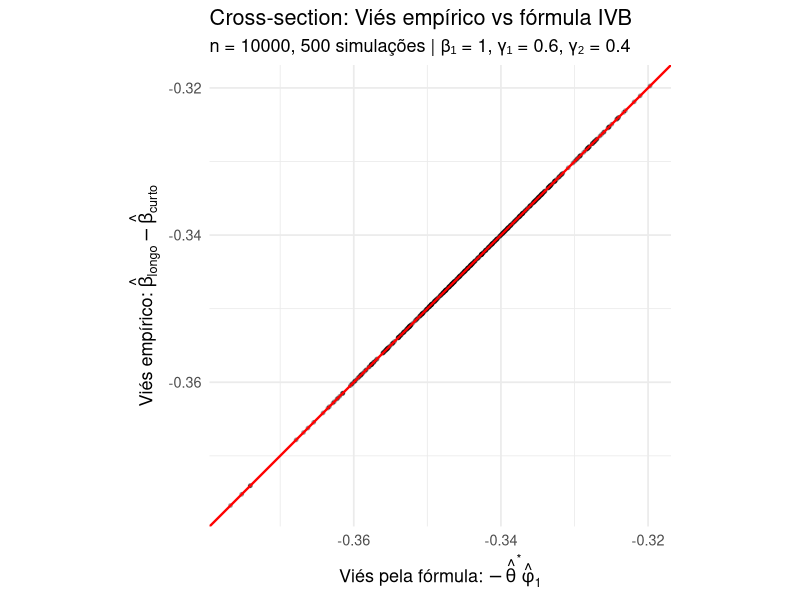
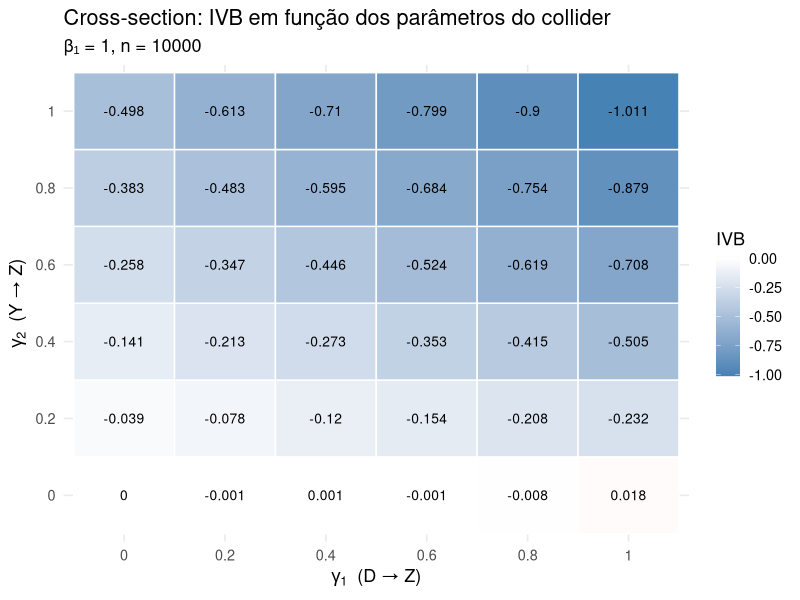
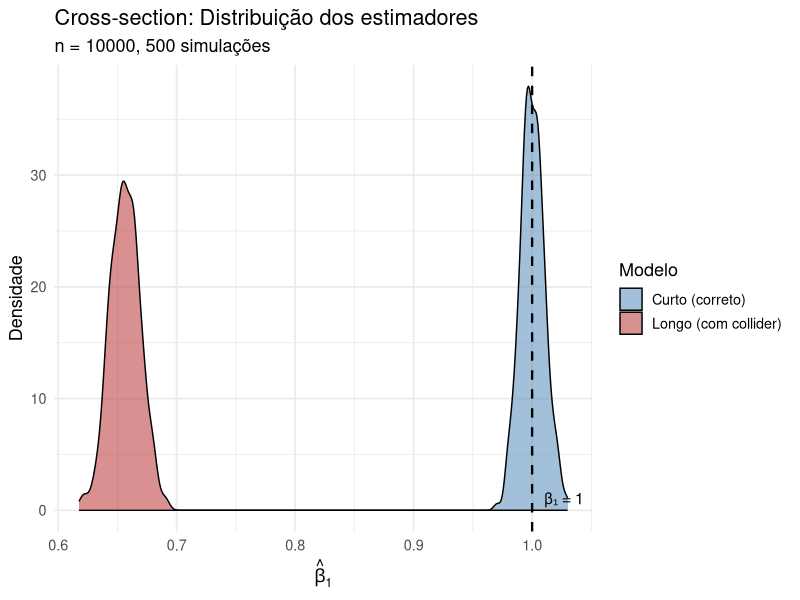
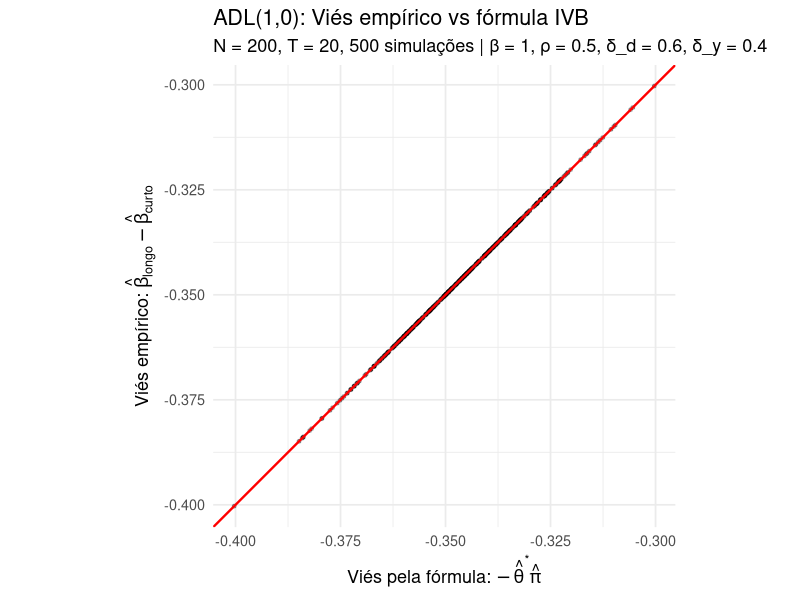
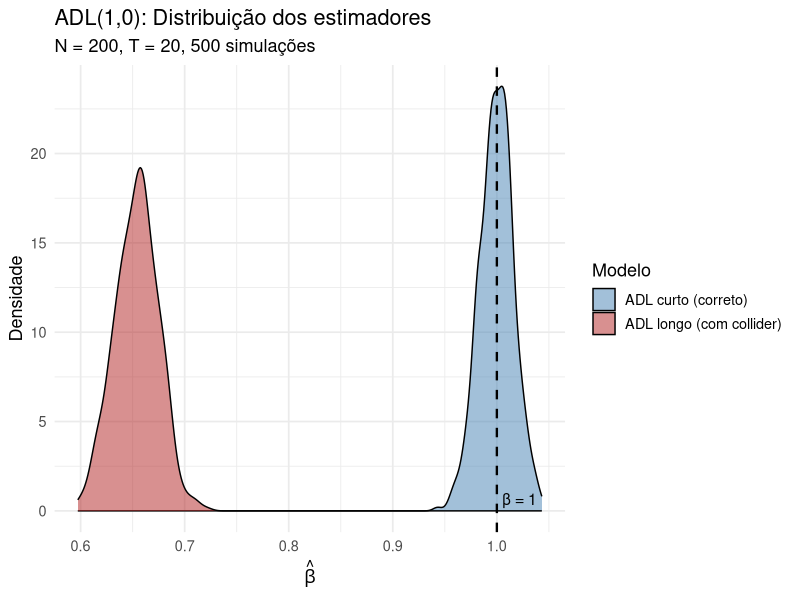
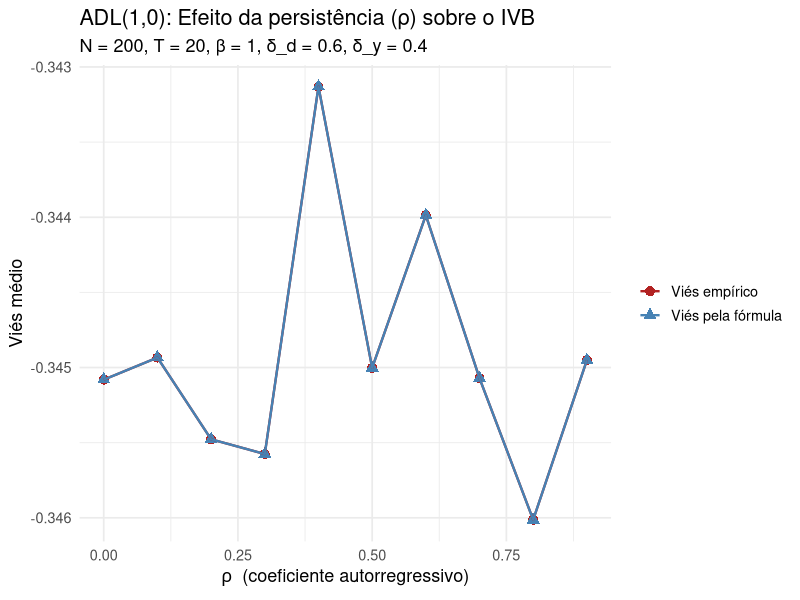
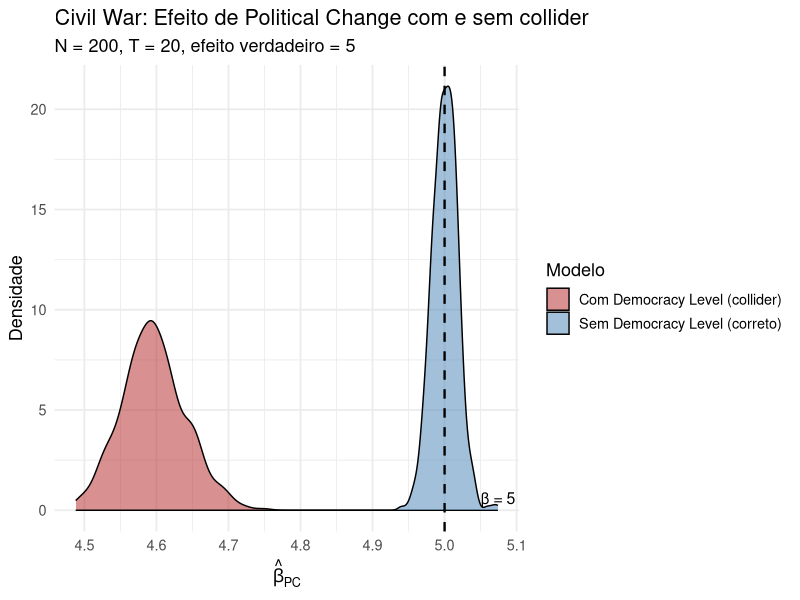
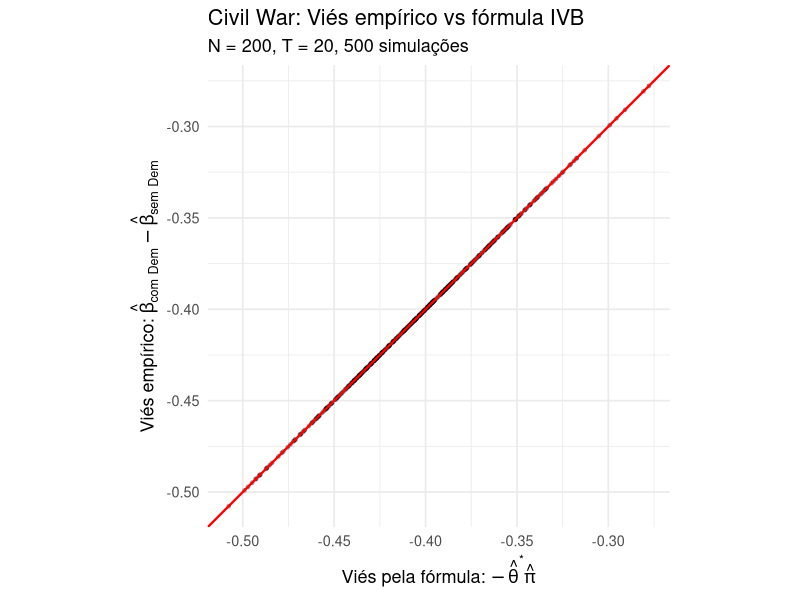

Write the R code that produced these figures, in order.
# =============================================================================
# Simulações completas do IVB — Cross-section e ADL
# Manoel Galdino
#
# NOTE: The authoritative source for paper results is the Rmd file.
# This script is a standalone version of the simulations for convenience.
#
# IMPORTANT: This script assumes the working directory is the project root
# (where the .Rproj file lives). When opened in RStudio via the .Rproj file,
# the working directory is set automatically. All ggsave() calls use relative
# paths under "plots/".
# =============================================================================

library(ggplot2)
library(dplyr)
library(tidyr)

theme_set(theme_minimal(base_size = 13))

# =============================================================================
# PARTE 1: CROSS-SECTION — Validação da fórmula IVB
# =============================================================================

## 1A) Simulação única: viés teórico vs empírico ---------------------------------

set.seed(42)
n <- 10000
nsim <- 500

beta1_true <- 1
gamma1 <- 0.6  # D -> Z
gamma2 <- 0.4  # Y -> Z

results_cs <- data.frame(
  sim = 1:nsim,
  beta_short = NA,
  beta_long = NA,
  bias_empirico = NA,
  bias_formula = NA
)

for (i in 1:nsim) {
  D <- rnorm(n)
  e <- rnorm(n)
  u <- rnorm(n)

  Y <- beta1_true * D + e
  Z <- gamma1 * D + gamma2 * Y + u  # collider

  mod_short <- lm(Y ~ D)
  mod_long  <- lm(Y ~ D + Z)
  mod_aux   <- lm(Z ~ D)

  theta_star <- coef(mod_long)["Z"]
  phi1       <- coef(mod_aux)["D"]

  results_cs$beta_short[i]    <- coef(mod_short)["D"]
  results_cs$beta_long[i]     <- coef(mod_long)["D"]
  results_cs$bias_empirico[i] <- coef(mod_long)["D"] - coef(mod_short)["D"]
  results_cs$bias_formula[i]  <- -theta_star * phi1
}

# Plot 1A: Viés empírico vs fórmula (scatter)
p1a <- ggplot(results_cs, aes(x = bias_formula, y = bias_empirico)) +
  geom_point(alpha = 0.3, size = 1) +
  geom_abline(intercept = 0, slope = 1, color = "red", linewidth = 0.8) +
  labs(
    title = "Cross-section: Viés empírico vs fórmula IVB",
    subtitle = paste0("n = ", n, ", ", nsim, " simulações | β₁ = ", beta1_true,
                      ", γ₁ = ", gamma1, ", γ₂ = ", gamma2),
    x = expression("Viés pela fórmula: " * -hat(theta)^"*" * hat(phi)[1]),
    y = expression("Viés empírico: " * hat(beta)["longo"] - hat(beta)["curto"])
  ) +
  coord_equal()

ggsave("plots/cs_bias_scatter.png", p1a, width = 7, height = 6, dpi = 150)


## 1B) Variando γ₁ e γ₂: como o IVB muda ----------------------------------------

grid_params <- expand.grid(
  gamma1 = seq(0, 1, by = 0.2),
  gamma2 = seq(0, 1, by = 0.2)
)

set.seed(123)
n <- 10000

grid_results <- grid_params %>%
  rowwise() %>%
  mutate(
    bias = {
      D <- rnorm(n)
      e <- rnorm(n)
      u <- rnorm(n)
      Y <- beta1_true * D + e
      Z <- gamma1 * D + gamma2 * Y + u

      mod_long <- lm(Y ~ D + Z)
      mod_aux  <- lm(Z ~ D)

      theta_star <- coef(mod_long)["Z"]
      phi1       <- coef(mod_aux)["D"]

      -theta_star * phi1
    }
  ) %>%
  ungroup()

# Plot 1B: Heatmap do IVB em função de γ₁ e γ₂
p1b <- ggplot(grid_results, aes(x = factor(gamma1), y = factor(gamma2), fill = bias)) +
  geom_tile(color = "white", linewidth = 0.5) +
  geom_text(aes(label = round(bias, 3)), size = 3.5) +
  scale_fill_gradient2(low = "steelblue", mid = "white", high = "firebrick",
                       midpoint = 0, name = "IVB") +
  labs(
    title = "Cross-section: IVB em função dos parâmetros do collider",
    subtitle = paste0("β₁ = ", beta1_true, ", n = ", n),
    x = expression(gamma[1] ~ " (D → Z)"),
    y = expression(gamma[2] ~ " (Y → Z)")
  )

ggsave("plots/cs_bias_heatmap.png", p1b, width = 7, height = 6, dpi = 150)


## 1C) Distribuição do estimador longo vs curto -----------------------------------

p1c <- results_cs %>%
  select(sim, beta_short, beta_long) %>%
  pivot_longer(-sim, names_to = "modelo", values_to = "beta") %>%
  mutate(modelo = ifelse(modelo == "beta_short", "Curto (correto)", "Longo (com collider)")) %>%
  ggplot(aes(x = beta, fill = modelo)) +
  geom_density(alpha = 0.5) +
  geom_vline(xintercept = beta1_true, linetype = "dashed", linewidth = 0.8) +
  annotate("text", x = beta1_true + 0.01, y = 0, label = paste0("β₁ = ", beta1_true),
           hjust = 0, vjust = -0.5, size = 4) +
  labs(
    title = "Cross-section: Distribuição dos estimadores",
    subtitle = paste0("n = ", n, ", ", nsim, " simulações"),
    x = expression(hat(beta)[1]),
    y = "Densidade",
    fill = "Modelo"
  ) +
  scale_fill_manual(values = c("Curto (correto)" = "steelblue",
                                "Longo (com collider)" = "firebrick"))

ggsave("plots/cs_distribuicao.png", p1c, width = 8, height = 5, dpi = 150)


# =============================================================================
# PARTE 2: ADL(1,0) — Validação da fórmula IVB com dinâmica
# =============================================================================

## Função para simular painel ADL com collider -----------------------------------

sim_adl_panel <- function(N, T_periods, beta, rho, delta_d, delta_y,
                          seed = NULL) {
  # N: número de unidades
  # T_periods: períodos
  # beta: efeito causal de D sobre Y
  # rho: coeficiente autorregressivo
  # delta_d: D -> Z (direto)
  # delta_y: Y -> Z (collider)

  if (!is.null(seed)) set.seed(seed)

  # Pré-alocar
  Y <- matrix(NA, N, T_periods)
  D <- matrix(rnorm(N * T_periods), N, T_periods)
  Z <- matrix(NA, N, T_periods)

  # Período inicial
  Y[, 1] <- rnorm(N)
  Z[, 1] <- delta_d * D[, 1] + delta_y * Y[, 1] + rnorm(N)

  # Simular
  for (t in 2:T_periods) {
    Y[, t] <- rho * Y[, t-1] + beta * D[, t] + rnorm(N)
    Z[, t] <- delta_d * D[, t] + delta_y * Y[, t] + rnorm(N)
  }

  # Montar data.frame (usar t >= 2 para ter lag)
  df <- data.frame(
    id = rep(1:N, each = (T_periods - 1)),
    t  = rep(2:T_periods, times = N),
    Y  = as.vector(Y[, 2:T_periods]),
    D  = as.vector(D[, 2:T_periods]),
    Z  = as.vector(Z[, 2:T_periods]),
    Y_lag = as.vector(Y[, 1:(T_periods - 1)])
  )

  return(df)
}


## 2A) Simulação Monte Carlo: validação da fórmula ADL --------------------------

set.seed(99)
nsim <- 500
N <- 200
T_periods <- 20
beta_true <- 1
rho_true <- 0.5
delta_d <- 0.6
delta_y <- 0.4

results_adl <- data.frame(
  sim = 1:nsim,
  beta_short = NA,
  beta_long = NA,
  bias_empirico = NA,
  bias_formula = NA
)

for (i in 1:nsim) {
  df <- sim_adl_panel(N, T_periods, beta_true, rho_true, delta_d, delta_y)

  mod_short <- lm(Y ~ D + Y_lag, data = df)
  mod_long  <- lm(Y ~ D + Y_lag + Z, data = df)
  mod_aux   <- lm(Z ~ D + Y_lag, data = df)

  theta_star <- coef(mod_long)["Z"]
  pi_hat     <- coef(mod_aux)["D"]

  results_adl$beta_short[i]    <- coef(mod_short)["D"]
  results_adl$beta_long[i]     <- coef(mod_long)["D"]
  results_adl$bias_empirico[i] <- coef(mod_long)["D"] - coef(mod_short)["D"]
  results_adl$bias_formula[i]  <- -theta_star * pi_hat
}

# Plot 2A: Scatter viés empírico vs fórmula ADL
p2a <- ggplot(results_adl, aes(x = bias_formula, y = bias_empirico)) +
  geom_point(alpha = 0.3, size = 1) +
  geom_abline(intercept = 0, slope = 1, color = "red", linewidth = 0.8) +
  labs(
    title = "ADL(1,0): Viés empírico vs fórmula IVB",
    subtitle = paste0("N = ", N, ", T = ", T_periods, ", ", nsim,
                      " simulações | β = ", beta_true, ", ρ = ", rho_true,
                      ", δ_d = ", delta_d, ", δ_y = ", delta_y),
    x = expression("Viés pela fórmula: " * -hat(theta)^"*" * hat(pi)),
    y = expression("Viés empírico: " * hat(beta)["longo"] - hat(beta)["curto"])
  ) +
  coord_equal()

ggsave("plots/adl_bias_scatter.png", p2a, width = 7, height = 6, dpi = 150)


## 2B) Distribuição dos estimadores ADL ------------------------------------------

p2b <- results_adl %>%
  select(sim, beta_short, beta_long) %>%
  pivot_longer(-sim, names_to = "modelo", values_to = "beta") %>%
  mutate(modelo = ifelse(modelo == "beta_short", "ADL curto (correto)",
                         "ADL longo (com collider)")) %>%
  ggplot(aes(x = beta, fill = modelo)) +
  geom_density(alpha = 0.5) +
  geom_vline(xintercept = beta_true, linetype = "dashed", linewidth = 0.8) +
  annotate("text", x = beta_true + 0.005, y = 0, label = paste0("β = ", beta_true),
           hjust = 0, vjust = -0.5, size = 4) +
  labs(
    title = "ADL(1,0): Distribuição dos estimadores",
    subtitle = paste0("N = ", N, ", T = ", T_periods, ", ", nsim, " simulações"),
    x = expression(hat(beta)),
    y = "Densidade",
    fill = "Modelo"
  ) +
  scale_fill_manual(values = c("ADL curto (correto)" = "steelblue",
                                "ADL longo (com collider)" = "firebrick"))

ggsave("plots/adl_distribuicao.png", p2b, width = 8, height = 5, dpi = 150)


## 2C) Variando ρ: como a persistência afeta o IVB --------------------------------

rho_grid <- seq(0, 0.9, by = 0.1)

set.seed(77)
rho_results <- data.frame(rho = rho_grid, bias_medio = NA, bias_formula_medio = NA)

for (r in seq_along(rho_grid)) {
  # Using 200 inner replications (instead of 500) to keep runtime manageable,
  # since this loop runs once per value in rho_grid (10 values total).
  biases <- numeric(200)
  formulas <- numeric(200)

  for (i in 1:200) {
    df <- sim_adl_panel(N, T_periods, beta_true, rho_grid[r], delta_d, delta_y)

    mod_short <- lm(Y ~ D + Y_lag, data = df)
    mod_long  <- lm(Y ~ D + Y_lag + Z, data = df)
    mod_aux   <- lm(Z ~ D + Y_lag, data = df)

    biases[i]  <- coef(mod_long)["D"] - coef(mod_short)["D"]
    formulas[i] <- -coef(mod_long)["Z"] * coef(mod_aux)["D"]
  }

  rho_results$bias_medio[r]         <- mean(biases)
  rho_results$bias_formula_medio[r] <- mean(formulas)
}

p2c <- rho_results %>%
  pivot_longer(-rho, names_to = "tipo", values_to = "bias") %>%
  mutate(tipo = ifelse(tipo == "bias_medio", "Viés empírico", "Viés pela fórmula")) %>%
  ggplot(aes(x = rho, y = bias, color = tipo, shape = tipo)) +
  geom_point(size = 3) +
  geom_line(linewidth = 0.8) +
  labs(
    title = "ADL(1,0): Efeito da persistência (ρ) sobre o IVB",
    subtitle = paste0("N = ", N, ", T = ", T_periods,
                      ", β = ", beta_true, ", δ_d = ", delta_d, ", δ_y = ", delta_y),
    x = expression(rho ~ " (coeficiente autorregressivo)"),
    y = "Viés médio",
    color = NULL, shape = NULL
  ) +
  scale_color_manual(values = c("Viés empírico" = "firebrick",
                                 "Viés pela fórmula" = "steelblue"))

ggsave("plots/adl_rho_effect.png", p2c, width = 8, height = 5, dpi = 150)


# =============================================================================
# PARTE 3: DGP "Civil War" — Cenário do "Beware the collider"
# =============================================================================

sim_civil_war <- function(N, T_periods,
                          beta_pc = 5,      # Political Change -> Civil War
                          rho_cw = 0.3,     # persistência de Civil War
                          rho_pc = 0.4,     # persistência de Political Change
                          alpha_inc = 0.5,  # Per Cap Income -> Civil War
                          rho_inc = 0.8,    # persistência de Income
                          gamma_cw_dem = -0.6,  # Civil War -> Democracy Level
                          gamma_u_dem = 1,      # U -> Democracy Level
                          gamma_u_cw = 0.5,     # U -> Civil War (via t+1)
                          seed = NULL) {

  if (!is.null(seed)) set.seed(seed)

  # Pré-alocar
  CW  <- matrix(NA, N, T_periods)  # Civil War
  PC  <- matrix(NA, N, T_periods)  # Political Change
  Inc <- matrix(NA, N, T_periods)  # Per Capita Income
  Dem <- matrix(NA, N, T_periods)  # Democracy Level
  U   <- matrix(rnorm(N * T_periods), N, T_periods)  # Não-observado

  # Inicializar
  PC[, 1]  <- rnorm(N)
  Inc[, 1] <- rnorm(N, 10, 2)
  CW[, 1]  <- beta_pc * PC[, 1] + alpha_inc * Inc[, 1] + gamma_u_cw * U[, 1] + rnorm(N)
  Dem[, 1] <- gamma_cw_dem * CW[, 1] + gamma_u_dem * U[, 1] + rnorm(N)

  for (t in 2:T_periods) {
    Inc[, t] <- rho_inc * Inc[, t-1] + rnorm(N)
    PC[, t]  <- rho_pc * PC[, t-1] + rnorm(N)
    CW[, t]  <- rho_cw * CW[, t-1] + beta_pc * PC[, t] + alpha_inc * Inc[, t] +
                 gamma_u_cw * U[, t] + rnorm(N)
    Dem[, t] <- gamma_cw_dem * CW[, t] + gamma_u_dem * U[, t] + rnorm(N)
  }

  # Data frame (t >= 2 para ter lags)
  df <- data.frame(
    id      = rep(1:N, each = (T_periods - 1)),
    t       = rep(2:T_periods, times = N),
    CW      = as.vector(CW[, 2:T_periods]),
    PC      = as.vector(PC[, 2:T_periods]),
    Inc     = as.vector(Inc[, 2:T_periods]),
    Dem     = as.vector(Dem[, 2:T_periods]),
    CW_lag  = as.vector(CW[, 1:(T_periods - 1)]),
    PC_lag  = as.vector(PC[, 1:(T_periods - 1)]),
    Inc_lag = as.vector(Inc[, 1:(T_periods - 1)])
  )

  return(df)
}

## 3A) Simulação Monte Carlo: guerra civil com e sem Democracy Level ------------

set.seed(321)
nsim <- 500
N <- 200
T_periods <- 20
beta_pc_true <- 5

results_cw <- data.frame(
  sim = 1:nsim,
  beta_sem_dem = NA,    # ADL sem Democracy Level (correto)
  beta_com_dem = NA,    # ADL com Democracy Level (collider)
  bias_empirico = NA,
  bias_formula = NA
)

for (i in 1:nsim) {
  df <- sim_civil_war(N, T_periods, beta_pc = beta_pc_true)

  # Modelo correto: CW ~ PC + CW_lag + Inc
  mod_correto <- lm(CW ~ PC + CW_lag + Inc, data = df)

  # Modelo com collider: CW ~ PC + CW_lag + Inc + Dem
  mod_collider <- lm(CW ~ PC + CW_lag + Inc + Dem, data = df)

  # Regressão auxiliar: Dem ~ PC + CW_lag + Inc
  mod_aux <- lm(Dem ~ PC + CW_lag + Inc, data = df)

  theta_star <- coef(mod_collider)["Dem"]
  pi_hat     <- coef(mod_aux)["PC"]

  results_cw$beta_sem_dem[i]    <- coef(mod_correto)["PC"]
  results_cw$beta_com_dem[i]    <- coef(mod_collider)["PC"]
  results_cw$bias_empirico[i]   <- coef(mod_collider)["PC"] - coef(mod_correto)["PC"]
  results_cw$bias_formula[i]    <- -theta_star * pi_hat
}

# Plot 3A: Distribuição dos estimadores - Civil War
p3a <- results_cw %>%
  select(sim, beta_sem_dem, beta_com_dem) %>%
  pivot_longer(-sim, names_to = "modelo", values_to = "beta") %>%
  mutate(modelo = ifelse(modelo == "beta_sem_dem",
                         "Sem Democracy Level (correto)",
                         "Com Democracy Level (collider)")) %>%
  ggplot(aes(x = beta, fill = modelo)) +
  geom_density(alpha = 0.5) +
  geom_vline(xintercept = beta_pc_true, linetype = "dashed", linewidth = 0.8) +
  annotate("text", x = beta_pc_true + 0.05, y = 0,
           label = paste0("β = ", beta_pc_true),
           hjust = 0, vjust = -0.5, size = 4) +
  labs(
    title = "Civil War: Efeito de Political Change com e sem collider",
    subtitle = paste0("N = ", N, ", T = ", T_periods,
                      ", efeito verdadeiro = ", beta_pc_true),
    x = expression(hat(beta)[PC]),
    y = "Densidade",
    fill = "Modelo"
  ) +
  scale_fill_manual(values = c("Sem Democracy Level (correto)" = "steelblue",
                                "Com Democracy Level (collider)" = "firebrick"))

ggsave("plots/cw_distribuicao.png", p3a, width = 9, height = 5, dpi = 150)


# Plot 3B: Scatter viés empírico vs fórmula - Civil War
p3b <- ggplot(results_cw, aes(x = bias_formula, y = bias_empirico)) +
  geom_point(alpha = 0.3, size = 1) +
  geom_abline(intercept = 0, slope = 1, color = "red", linewidth = 0.8) +
  labs(
    title = "Civil War: Viés empírico vs fórmula IVB",
    subtitle = paste0("N = ", N, ", T = ", T_periods, ", ", nsim, " simulações"),
    x = expression("Viés pela fórmula: " * -hat(theta)^"*" * hat(pi)),
    y = expression("Viés empírico: " * hat(beta)["com Dem"] - hat(beta)["sem Dem"])
  ) +
  coord_equal()

ggsave("plots/cw_bias_scatter.png", p3b, width = 7, height = 6, dpi = 150)


# =============================================================================
# PARTE 4: Tabela-resumo
# =============================================================================

cat("\n")
cat("=================================================================\n")
cat("RESUMO DAS SIMULAÇÕES\n")
cat("=================================================================\n")

cat("\n--- Cross-section ---\n")
cat(sprintf("  β verdadeiro:        %.3f\n", beta1_true))
cat(sprintf("  β̂ curto (média):     %.4f\n", mean(results_cs$beta_short)))
cat(sprintf("  β̂ longo (média):     %.4f\n", mean(results_cs$beta_long)))
cat(sprintf("  Viés empírico médio: %.4f\n", mean(results_cs$bias_empirico)))
cat(sprintf("  Viés fórmula médio:  %.4f\n", mean(results_cs$bias_formula)))

cat("\n--- ADL(1,0) ---\n")
cat(sprintf("  β verdadeiro:        %.3f\n", beta_true))
cat(sprintf("  β̂ curto (média):     %.4f\n", mean(results_adl$beta_short)))
cat(sprintf("  β̂ longo (média):     %.4f\n", mean(results_adl$beta_long)))
cat(sprintf("  Viés empírico médio: %.4f\n", mean(results_adl$bias_empirico)))
cat(sprintf("  Viés fórmula médio:  %.4f\n", mean(results_adl$bias_formula)))

cat("\n--- Civil War (ADL com collider) ---\n")
cat(sprintf("  β verdadeiro:        %.3f\n", beta_pc_true))
cat(sprintf("  β̂ sem Dem (média):   %.4f\n", mean(results_cw$beta_sem_dem)))
cat(sprintf("  β̂ com Dem (média):   %.4f\n", mean(results_cw$beta_com_dem)))
cat(sprintf("  Viés empírico médio: %.4f\n", mean(results_cw$bias_empirico)))
cat(sprintf("  Viés fórmula médio:  %.4f\n", mean(results_cw$bias_formula)))

cat("\n=================================================================\n")
cat("Plots salvos em plots/\n")
cat("=================================================================\n")
